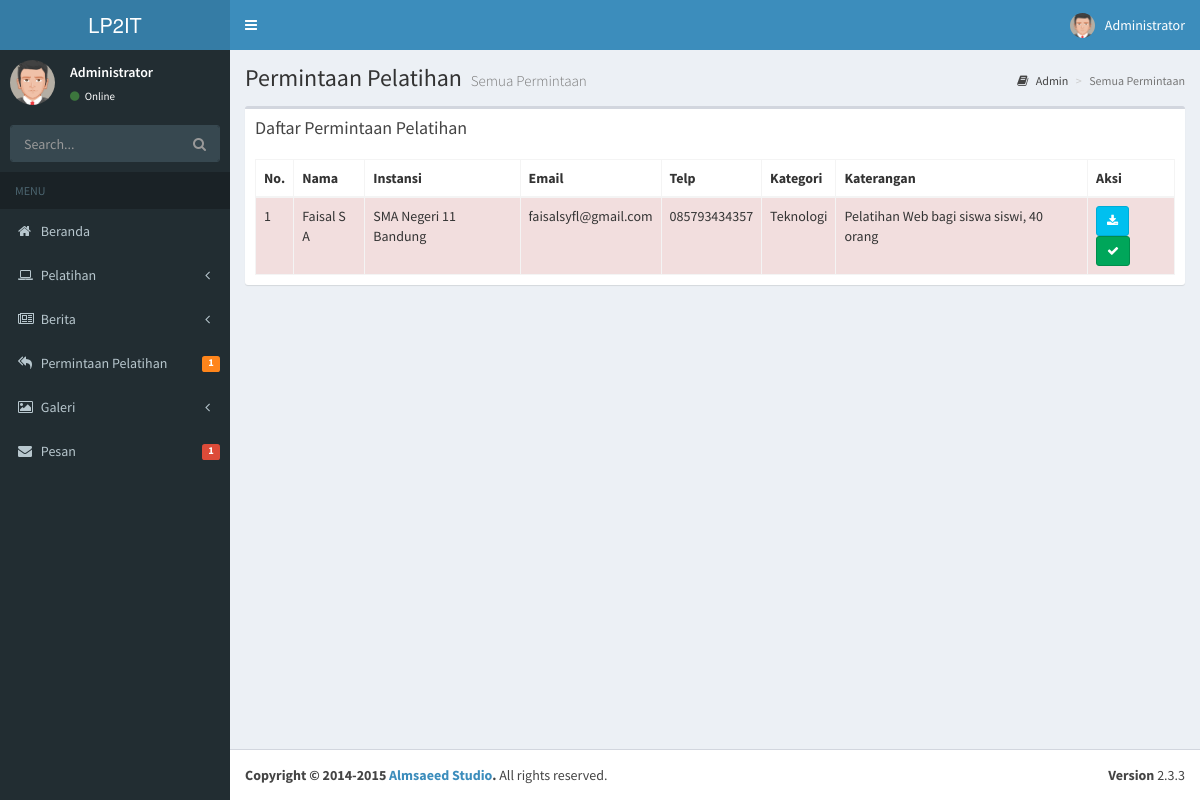
/index.php/admin/reqAll, run on an earlier commit of the app's database.
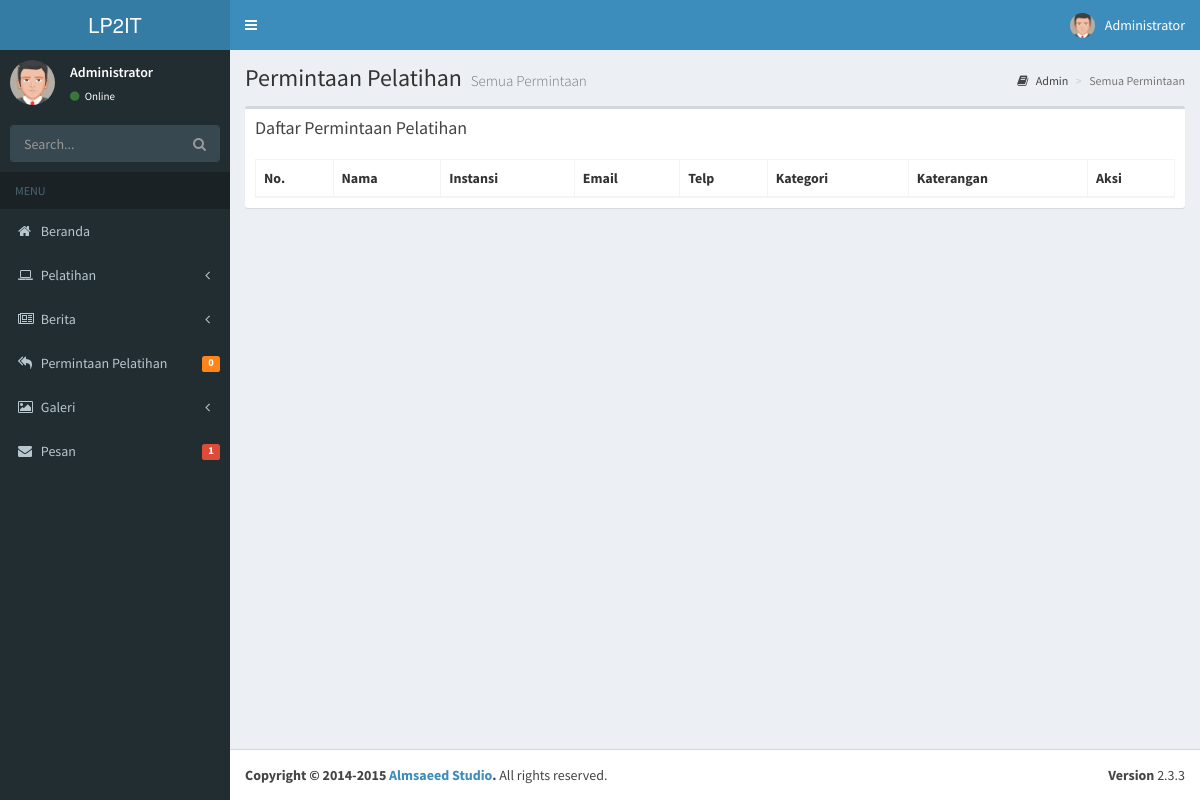
And on a later commit of the database.
### tables this page shows
CREATE TABLE `tb_request` (
  `id` int(11) NOT NULL,
  `nama` varchar(255) NOT NULL,
  `instansi` varchar(255) NOT NULL,
  `email` varchar(255) NOT NULL,
  `telepon` varchar(255) NOT NULL,
  `kategori` varchar(255) NOT NULL,
  `keterangan` text NOT NULL,
  `file` varchar(255) NOT NULL,
  `stats` int(2) NOT NULL DEFAULT '0'
);

### application/controllers/Admin.php (called while the page is built, shortened)
<?php
class Admin extends CI_Controller {
	private $head;
	public function __construct(){
		$this->head['pelatihan'] = $this->ModelPelatihan->selectAll()->num_rows();
		$this->head['galeri'] = $this->ModelGaleri->selectAll()->num_rows();
		$this->head['berita'] = $this->ModelNews->selectAll()->num_rows();
		$this->head['pesan'] = $this->ModelPesan->selectAll()->num_rows();
		$this->head['request'] = $this->ModelRequest->selectAll()->num_rows();
	}
	public function reqAll(){
		$data['all'] = $this->ModelRequest->selectAll()->result_array();
		$this->load->view('admin/templates/header',$this->head);
		$this->load->view('admin/reqAll',$data);
		$this->load->view('admin/templates/footer');
	}
}

### index.php (called while the page is built, shortened)
<?php
require_once BASEPATH.'core/CodeIgniter.php';

### application/models/ModelRequest.php (called while the page is built, shortened)
<?php
class ModelRequest extends CI_Model {
	public $tableName;
	public function __construct(){
		$this->tableName = "tb_request";
	}
	public function selectAll($from=0,$offset=0){
		$this->db->select('*');
		$this->db->from($this->tableName);
		$this->db->order_by('stats','DESC');
		$this->db->limit($from,$offset);
		return $this->db->get();
	}
}

### application/views/admin/reqAll.php (the view, shortened to what the changed rows need)
<div class="content-wrapper">
  <section class="content-header">
    <h1>
      Permintaan Pelatihan
      <small>Semua Permintaan</small>
    </h1>
  </section>
  <section class="content">
    <div class="row">
      <div class="col-xs-12">
      <div class="box">
          <div class="box-body">
          <table id="dt" class="table table-bordered table-hover">
              <thead>
              <tr>
                  <th>No.</th>
                  <th>Nama</th>
                  <th>Instansi</th>
                  <th>Email</th>
                  <th>Telp</th>
                  <th>Kategori</th>
                  <th>Katerangan</th>
                  <th>Aksi</th>
              </tr>
              </thead>
              <tbody>
              <?php
              $i=1;foreach($all as $row){
               ?>
              <tr class="<?php if($row['stats'] == 1) echo "success"; else echo "danger";?>">
                  <td><?php echo $i++; ?></td>
                  <td><?php echo $row['nama']; ?></td>
                  <td><?php echo $row['instansi']; ?></td>
                  <td><?php echo $row['email']; ?></td>
                  <td><?php echo $row['telepon']; ?></td>
                  <td><?php echo $row['kategori']; ?></td>
                  <td><?php echo $row['keterangan']; ?></td>
                  <td>
                  <a title="Download Peserta" target="_blank" class="btn btn-sm btn-info" href="<?php echo base_url('uploads/peserta/'.$row['file']);?>"><i class="fa fa-download" ></i></a>
                  <button type="button" onclick="location.href='<?php echo site_url();?>Admin/markProcessed/<?php echo $row['id']; ?>'" class="btn btn-sm btn-<?php if($row['stats']==1)echo 'danger'; else echo 'success';?>"><i class="fa fa-<?php if($row['stats']==0)echo "check"; else echo "close"; ?>"></i></button>
                  </td>
              </tr>
              <?php } ?>
              </tbody>
          </table>
          </div>
      </div>
      </div>
  </div>
  </section>
</div>

### application/views/admin/templates/header.php (shortened to what the changed rows need)
<!DOCTYPE html>
<html>
<head>
  <link rel="stylesheet" href="<?php echo base_url(); ?>assets/css/bootstrap.min.css">
  <link rel="stylesheet" href="https://cdnjs.cloudflare.com/ajax/libs/font-awesome/4.5.0/css/font-awesome.min.css">
  <link rel="stylesheet" href="https://cdnjs.cloudflare.com/ajax/libs/ionicons/2.0.1/css/ionicons.min.css">
  <link rel="stylesheet" href="<?php echo base_url(); ?>assets/css/AdminLTE/AdminLTE.min.css">
  <link rel="stylesheet" href="<?php echo base_url(); ?>assets/css/AdminLTE/skins/_all-skins.min.css">
  <link rel="stylesheet" href="<?php echo base_url(); ?>plugins/iCheck/flat/blue.css">
  <link rel="stylesheet" href="<?php echo base_url(); ?>plugins/morris/morris.css">
  <link rel="stylesheet" href="<?php echo base_url(); ?>plugins/jvectormap/jquery-jvectormap-1.2.2.css">
  <link rel="stylesheet" href="<?php echo base_url(); ?>plugins/datepicker/datepicker3.css">
  <link rel="stylesheet" href="<?php echo base_url(); ?>plugins/daterangepicker/daterangepicker-bs3.css">
  <link rel="stylesheet" href="<?php echo base_url(); ?>plugins/bootstrap-wysihtml5/bootstrap3-wysihtml5.min.css">
  <link rel="stylesheet" href="<?php echo base_url(); ?>assets/styleadmin.css">
</head>
<body class="hold-transition skin-blue sidebar-mini">
<div class="wrapper">
  <aside class="main-sidebar">
    <section class="sidebar">
      <ul class="sidebar-menu">
        <li class="treeview">
          <a href="<?php echo site_url(); ?>Admin/reqAll">
            <span class="pull-right-container">
              <span class="label bg-orange pull-right"><?php echo $request; ?></span>
            </span>
          </a>
        </li>
        <li class="treeview">
          <a href="<?php echo site_url(); ?>Admin/kontakAll">
            <span class="pull-right-container">
              <span class="label label-danger pull-right"><?php echo $pesan; ?></span>
            </span>
          </a>
        </li>
      </ul>
    </section>
  </aside>

What changed in the data, as far as the page shows it:
removed tb_request: id "1", nama "Faisal S A", instansi "SMA Negeri 11 Bandung", email "faisalsyfl@gmail.com", telepon "085793434357", kategori "Teknologi", keterangan "Pelatihan Web bagi siswa siswi, 40 orang", stats 0 (drawn)
Also different on the page:
$request: (not shown) → "0"
$pesan: (not shown) → "1"
